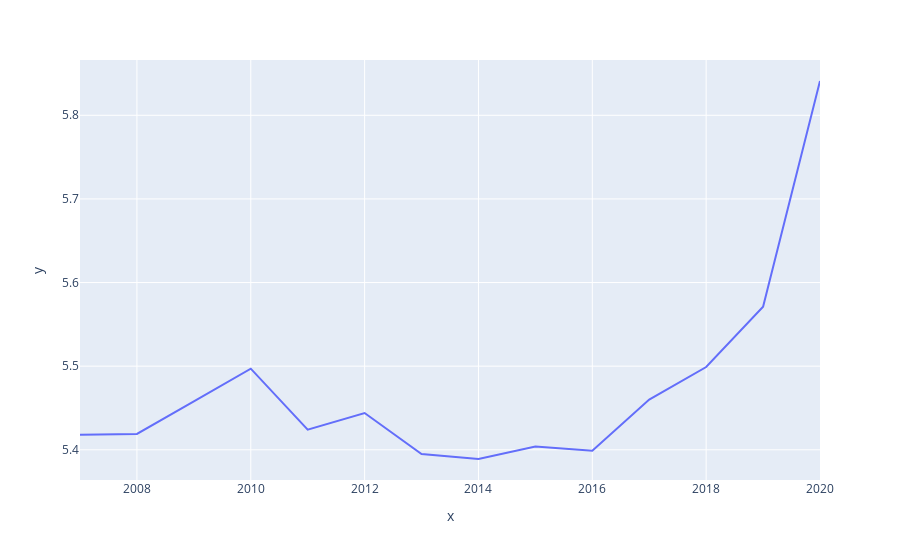

The notebook cell saved with this chart:
### Code cell
px.line(x=[2007,2008,2009,2010,2011,2012,2013,2014,2015,2016,2017,2018,2019,2020], y=average_happiness)

### Figure 1 — Plotly figure (JSON) as saved in the notebook; plotly's stock layout.template omitted (floating-point values rounded to 4 significant figures)
{"data": [{"hovertemplate": "x=%{x}<br>y=%{y}<extra></extra>", "legendgroup": "", "line": {"color": "#636efa", "dash": "solid"}, "mode": "lines", "name": "", "orientation": "v", "showlegend": false, "type": "scatter", "x": [2007, 2008, 2009, 2010, 2011, 2012, 2013, 2014, 2015, 2016, 2017, 2018, 2019, 2020], "xaxis": "x", "y": [5.418, 5.419, 5.458, 5.497, 5.424, 5.444, 5.395, 5.389, 5.404, 5.399, 5.46, 5.499, 5.571, 5.841], "yaxis": "y"}], "layout": {"legend": {"tracegroupgap": 0}, "margin": {"t": 60}, "xaxis": {"anchor": "y", "domain": [0, 1], "title": {"text": "x"}}, "yaxis": {"anchor": "x", "domain": [0, 1], "title": {"text": "y"}}}}
